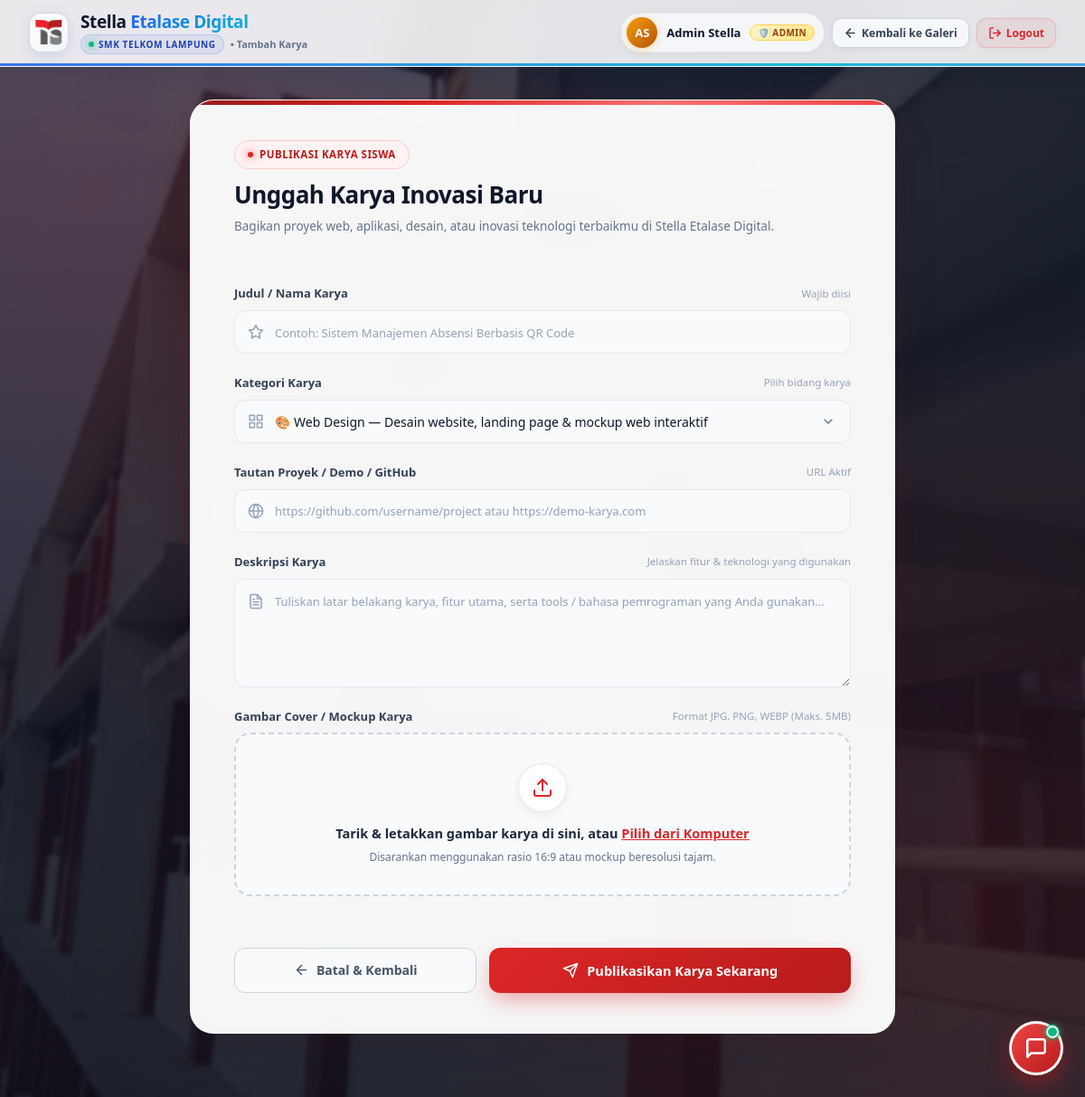
Screenshot of /project_tambah.php (signed in) with the database file from the repository.
### tables this page shows
CREATE TABLE IF NOT EXISTS `users` (
  `id` INT(10) UNSIGNED NOT NULL AUTO_INCREMENT,
  `nama` VARCHAR(100) NOT NULL,
  `email` VARCHAR(150) NOT NULL,
  `password` VARCHAR(255) NOT NULL,
  `role` ENUM('super_admin', 'admin', 'siswa') NOT NULL DEFAULT 'siswa',
  `foto` VARCHAR(255) DEFAULT NULL,
  PRIMARY KEY (`id`),
  UNIQUE KEY `email` (`email`)
);

### middleware/auth_check.php (called while the page is built, shortened)
<?php
function get_logged_user($pdo) {
    $stmt = $pdo->prepare("SELECT id, nama, email, role, foto FROM users WHERE id = :id");
    $stmt->execute([':id' => $_SESSION['user_id']]);
    $user = $stmt->fetch(PDO::FETCH_ASSOC);
    return $user;
}
function get_project_categories() {
    return [
        'Web Design' => [
            'icon' => '🎨',
            'desc' => 'Desain website, landing page & mockup web interaktif',
            'class' => 'cat-badge-web-design'
        ],
        'Web Development' => [
            'icon' => '💻',
            'desc' => 'Aplikasi web fullstack, backend PHP & database',
            'class' => 'cat-badge-web-dev'
        ],
        'UI/UX Design' => [
            'icon' => '✨',
            'desc' => 'Desain antarmuka Figma, wireframe & prototipe UX',
            'class' => 'cat-badge-uiux'
        ],
        'Desain Grafis' => [
            'icon' => '🖌️',
            'desc' => 'Poster digital, banner, branding & ilustrasi grafis',
            'class' => 'cat-badge-graphic'
        ],
        'Mobile App' => [
            'icon' => '📱',
            'desc' => 'Aplikasi mobile Android, iOS, atau Flutter',
            'class' => 'cat-badge-mobile'
        ],
        'Game Development' => [
            'icon' => '🎮',
            'desc' => 'Game 2D/3D interaktif (Unity, Godot, Construct)',
            'class' => 'cat-badge-game'
        ],
        'IoT & Robotika' => [
            'icon' => '🤖',
            'desc' => 'Internet of Things, Arduino, ESP32 & sistem otomatisasi',
            'class' => 'cat-badge-iot'
        ],
        'Animasi & 3D' => [
            'icon' => '🎬',
            'desc' => 'Animasi digital, motion graphic & aset 3D Blender',
            'class' => 'cat-badge-animation'
        ],
        'Lainnya' => [
            'icon' => '💡',
            'desc' => 'Proyek inovasi teknologi & karya kreatif lainnya',
            'class' => 'cat-badge-other'
        ]
    ];
}

### project_tambah.php (the view, shortened to what this page needs)
<?php
require_once 'config/kuis_db.php';
require_once 'middleware/auth_check.php';
$user = get_logged_user($pdo);
$user_nama = htmlspecialchars($user['nama'] ?? 'User');
$user_role = htmlspecialchars($user['role'] ?? 'siswa');
$user_foto = $user['foto'] ?? null;
$initials = '';
$words = preg_split('/\s+/', trim($user_nama));
foreach (array_slice($words, 0, 2) as $w) {
    if (!empty($w)) $initials .= strtoupper(mb_substr($w, 0, 1));
}
$role_badge_class = 'role-badge-' . $user_role;
$role_title = ucwords(str_replace('_', ' ', $user_role));
$role_icon = '🎓';
if ($user_role === 'super_admin') {
    $role_icon = '👑';
} elseif ($user_role === 'admin') {
    $role_icon = '🛡️';
}
?>
<!DOCTYPE html>
<html lang="id">
<head>
    <link rel="stylesheet" href="assets/css/style.css">
    <link rel="stylesheet" href="assets/css/navbar.css">
    <link rel="stylesheet" href="assets/css/main.css">
    <link rel="stylesheet" href="assets/css/form.css">
    <link rel="stylesheet" href="assets/css/chatbot.css">
</head>
<body>
<nav class="navbar" id="mainNavbar">
    <a href="index.php" class="navbar-brand-link" title="Kembali ke Beranda">
        <div class="brand-logo-frame">
            <img src="assets/img/logo-ts2.png" alt="Logo Stella" class="brand-logo-img" onerror="this.style.display='none';">
        </div>
        <div class="brand-text-col">
            <h1 class="brand-main-title">Stella <span class="brand-gradient-text">Etalase Digital</span></h1>
            <div class="brand-meta-row">
                <span class="brand-badge-pill">
                    <span class="brand-live-dot"></span> SMK Telkom Lampung
                </span>
                <span class="brand-page-tag">&bull; Tambah Karya</span>
            </div>
        </div>
    </a>
    <div class="navbar-menu-group">
        <a href="profile.php" class="navbar-user-capsule user-capsule-<?= $user_role ?>" title="Buka Profil Saya" style="text-decoration: none;">
            <div class="user-avatar-circle">
                <?php if (!empty($user_foto) && file_exists('uploads/avatars/' . $user_foto)): ?>
                    <img src="uploads/avatars/<?= htmlspecialchars($user_foto) ?>" alt="<?= $user_nama ?>" style="width: 100%; height: 100%; object-fit: cover; border-radius: 50%;">
                <?php else: ?>
                    <?= $initials ?>
                <?php endif; ?>
            </div>
            <div class="user-meta-text">
                <span class="user-name-label"><?= $user_nama ?></span>
            </div>
            <span class="role-badge-pill <?= $role_badge_class ?>">
                <?= $role_icon ?> <?= $role_title ?>
            </span>
        </a>
        <a href="index.php" class="nav-btn btn-nav-secondary">
            <svg width="15" height="15" viewBox="0 0 24 24" fill="none" stroke="currentColor" stroke-width="2.3" stroke-linecap="round" stroke-linejoin="round">
                <line x1="19" y1="12" x2="5" y2="12"></line>
                <polyline points="12 19 5 12 12 5"></polyline>
            </svg>
            <span>Kembali ke Galeri</span>
        </a>
        <a href="auth/logout.php" class="nav-btn btn-nav-danger" title="Keluar">
            <svg width="15" height="15" viewBox="0 0 24 24" fill="none" stroke="currentColor" stroke-width="2.3" stroke-linecap="round" stroke-linejoin="round">
                <path d="M9 21H5a2 2 0 0 1-2-2V5a2 2 0 0 1 2-2h4"></path>
                <polyline points="16 17 21 12 16 7"></polyline>
                <line x1="21" y1="12" x2="9" y2="12"></line>
            </svg>
            <span>Logout</span>
        </a>
    </div>
</nav>
<main class="form-page-container">
    <div class="form-card">
        <div class="form-card-header">
            <div class="form-header-badge">
                <span class="badge-dot"></span>
                <span>PUBLIKASI KARYA SISWA</span>
            </div>
            <h1 class="form-card-title">Unggah Karya Inovasi Baru</h1>
            <p class="form-card-subtitle">
                Bagikan proyek web, aplikasi, desain, atau inovasi teknologi terbaikmu di Stella Etalase Digital.
            </p>
        </div>
        <form action="project_tambah.php" method="POST" enctype="multipart/form-data" id="projectForm">
            <div class="form-group">
                <div class="form-group-label">
                    <label for="nama_project">Judul / Nama Karya</label>
                    <span class="label-hint">Wajib diisi</span>
                </div>
                <div class="form-input-wrapper">
                    <span class="input-leading-icon">
                    </span>
                    <input
                        type="text"
                        id="nama_project"
                        name="nama_project"
                        class="form-input-text"
                        placeholder="Contoh: Sistem Manajemen Absensi Berbasis QR Code"
                        value="<?= htmlspecialchars($_POST['nama_project'] ?? '') ?>"
                        required
                        autofocus
                    >
                </div>
            </div>
            <div class="form-group">
                <div class="form-group-label">
                    <label for="kategori">Kategori Karya</label>
                    <span class="label-hint">Pilih bidang karya</span>
                </div>
                <div class="form-input-wrapper">
                    <span class="input-leading-icon">
                    </span>
                    <select id="kategori" name="kategori" class="form-select" required>
                        <?php
                        $daftar_kategori = get_project_categories();
                        $selected_kat = $_POST['kategori'] ?? 'Web Design';
                        foreach ($daftar_kategori as $kat_name => $kat_meta):
                        ?>
                            <option value="<?= htmlspecialchars($kat_name) ?>" <?= ($selected_kat === $kat_name) ? 'selected' : '' ?>>
                                <?= $kat_meta['icon'] ?> <?= htmlspecialchars($kat_name) ?> — <?= htmlspecialchars($kat_meta['desc']) ?>
                            </option>
                        <?php endforeach; ?>
                    </select>
                </div>
            </div>
            <div class="form-group">
                <div class="form-group-label">
                    <label for="link_project">Tautan Proyek / Demo / GitHub</label>
                    <span class="label-hint">URL Aktif</span>
                </div>
                <div class="form-input-wrapper">
                    <span class="input-leading-icon">
                    </span>
                    <input
                        type="url"
                        id="link_project"
                        name="link_project"
                        class="form-input-url"
                        placeholder="https://github.com/username/project atau https://demo-karya.com"
                        value="<?= htmlspecialchars($_POST['link_project'] ?? '') ?>"
                        required
                    >
                </div>
            </div>
            <div class="form-group">
                <div class="form-group-label">
                    <label for="deskripsi">Deskripsi Karya</label>
                    <span class="label-hint">Jelaskan fitur & teknologi yang digunakan</span>
                </div>
                <div class="form-input-wrapper">
                    <span class="input-leading-icon" style="top: 16px;">
                    </span>
                    <textarea
                        id="deskripsi"
                        name="deskripsi"
                        class="form-textarea"
                        placeholder="Tuliskan latar belakang karya, fitur utama, serta tools / bahasa pemrograman yang Anda gunakan..."
                        required
                    ><?= htmlspecialchars($_POST['deskripsi'] ?? '') ?></textarea>
                </div>
            </div>
            <div class="form-group">
                <div class="form-group-label">
                    <label>Gambar Cover / Mockup Karya</label>
                    <span class="label-hint">Format JPG, PNG, WEBP (Maks. 5MB)</span>
                </div>
                <div class="upload-dropzone" id="dropzoneArea">
                    <div class="dropzone-icon-box">
                        <svg viewBox="0 0 24 24" fill="none" stroke="currentColor" stroke-width="2" stroke-linecap="round" stroke-linejoin="round">
                            <path d="M21 15v4a2 2 0 0 1-2 2H5a2 2 0 0 1-2-2v-4"></path>
                            <polyline points="17 8 12 3 7 8"></polyline>
                            <line x1="12" y1="3" x2="12" y2="15"></line>
                        </svg>
                    </div>
                    <p class="dropzone-title">Tarik & letakkan gambar karya di sini, atau <span>Pilih dari Komputer</span></p>
                    <p class="dropzone-desc">Disarankan menggunakan rasio 16:9 atau mockup beresolusi tajam.</p>
                </div>
            </div>
            <div class="form-actions-row">
                <a href="index.php" class="btn-form-cancel">
                    <svg viewBox="0 0 24 24" fill="none" stroke="currentColor" stroke-width="2" stroke-linecap="round" stroke-linejoin="round">
                        <line x1="19" y1="12" x2="5" y2="12"></line>
                        <polyline points="12 19 5 12 12 5"></polyline>
                    </svg>
                    <span>Batal & Kembali</span>
                </a>
                <button type="submit" class="btn-form-submit">
                    <svg viewBox="0 0 24 24" fill="none" stroke="currentColor" stroke-width="2" stroke-linecap="round" stroke-linejoin="round">
                        <line x1="22" y1="2" x2="11" y2="13"></line>
                        <polygon points="22 2 15 22 11 13 2 9 22 2"></polygon>
                    </svg>
                    <span>Publikasikan Karya Sekarang</span>
                </button>
            </div>
        </form>
    </div>
</main>
<?php include 'chatbot_widget.php'; ?>
</body>
</html>

### assets/css/style.css (style rules this page uses)
* { box-sizing: border-box; margin: 0; padding: 0; font-family: 'Segoe UI', Tahoma, Geneva, Verdana, sans-serif; }
body { background-color: #f4f6f9; color: #333333; line-height: 1.6; }

### assets/css/main.css (style rules this page uses)
body { min-height: 100vh; margin: 0; position: relative; color: #1e293b; font-family: 'Plus Jakarta Sans', -apple-system, BlinkMacSystemFont, "Segoe UI", Roboto, sans-serif; -webkit-font-smoothing: antialiased; }

### rows the page displays
users: nama "Admin Stella", role "🛡️", role "ADMIN"

### other values shown
$initials "AS"
form field kategori "🎨 Web Design — Desain website, landing page & mockup web interaktif"
